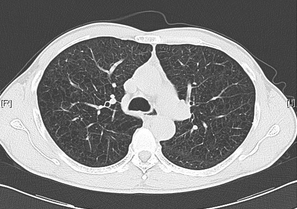
#> input picture basic-3/2.png, 297 x 209 px, found by its file name
$ python erosion.py
#> lines starting #> are read from the running program, lines starting #| are printed output that depends on the picture
import cv2
import numpy as np
import matplotlib.pyplot as plt

# Read image
image = cv2.imread("basic-3/2.png", cv2.IMREAD_GRAYSCALE)
#> image is the input picture: shape (209, 297); min 19, max 255, mean 126.7

# Display original image
plt.figure()
plt.imshow(image, cmap="gray")
plt.title("Original Image")
plt.axis("off")

# Diamond-shaped erosion
se_diamond_erode = cv2.getStructuringElement(cv2.MORPH_CROSS, (9, 9))
I_diamond_erode = cv2.erode(image, se_diamond_erode)
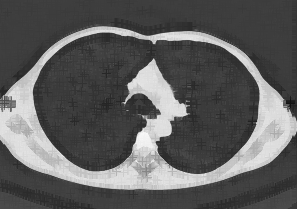
#> I_diamond_erode: shape (209, 297); min 19, max 249, mean 93.9
plt.figure()
plt.subplot(2, 3, 1)
plt.imshow(I_diamond_erode, cmap="gray")
plt.title("Diamond Erosion Image")
plt.axis("off")

# Disk-shaped erosion
se_disk_erode = cv2.getStructuringElement(cv2.MORPH_ELLIPSE, (9, 9))
I_disk_erode = cv2.erode(image, se_disk_erode)
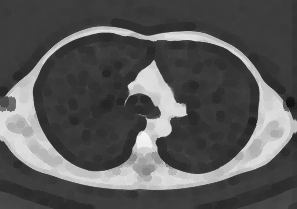
#> I_disk_erode: shape (209, 297); min 19, max 245, mean 88
plt.subplot(2, 3, 2)
plt.imshow(I_disk_erode, cmap="gray")
plt.title("Disk Erosion Image")
plt.axis("off")

# Line erosion
se_line_erode = cv2.getStructuringElement(cv2.MORPH_RECT, (1, 15))
I_line_erode = cv2.erode(image, se_line_erode)
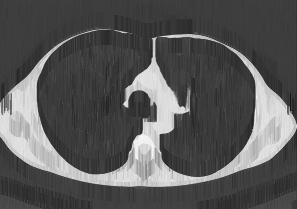
#> I_line_erode: shape (209, 297); min 19, max 247, mean 88
plt.subplot(2, 3, 3)
plt.imshow(I_line_erode, cmap="gray")
plt.title("Line Erosion Image")
plt.axis("off")

# Square erosion
se_square_erode = cv2.getStructuringElement(cv2.MORPH_RECT, (4, 4))
I_square_erode = cv2.erode(image, se_square_erode)
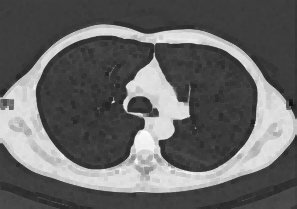
#> I_square_erode: shape (209, 297); min 19, max 253, mean 101.6
plt.subplot(2, 3, 4)
plt.imshow(I_square_erode, cmap="gray")
plt.title("Square Erosion Image")
plt.axis("off")

# Octagon erosion
# Create a custom octagon kernel
se_octagon_erode = np.array(
    [
        [0, 1, 1, 1, 0],
        [1, 1, 1, 1, 1],
        [1, 1, 1, 1, 1],
        [1, 1, 1, 1, 1],
        [0, 1, 1, 1, 0],
    ],
    dtype=np.uint8,
)
I_octagon_erode = cv2.erode(image, se_octagon_erode)
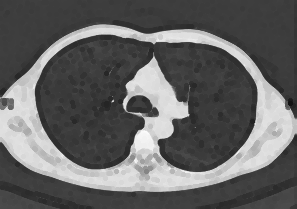
#> I_octagon_erode: shape (209, 297); min 19, max 253, mean 99.3
plt.subplot(2, 3, 5)
plt.imshow(I_octagon_erode, cmap="gray")
plt.title("Octagon Erosion Image")
plt.axis("off")

# Ball-shaped erosion
se_ball_erode = cv2.getStructuringElement(cv2.MORPH_ELLIPSE, (7, 7))
I_ball_erode = cv2.erode(image, se_ball_erode)
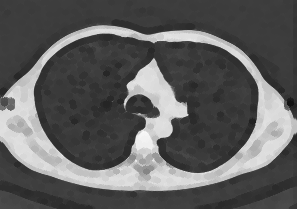
#> I_ball_erode: shape (209, 297); min 19, max 249, mean 94.5
plt.subplot(2, 3, 6)
plt.imshow(I_ball_erode, cmap="gray")
plt.title("Ball Erosion Image")
plt.axis("off")

plt.tight_layout()
plt.show()

$ run again, with basic-3/1.jpg saved as basic-3/2.png
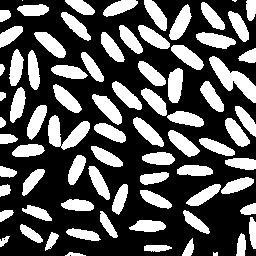
#> input picture basic-3/1.jpg, 256 x 256 px, found by its file name
#> image is the input picture: shape (256, 256); min 0, max 255, mean 88.5
#> `I_line_erode = cv2.erode(image, se_line_erode)`:
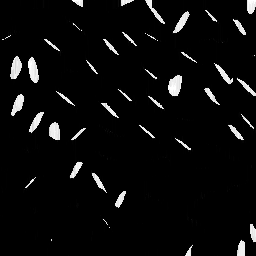
#> I_line_erode: shape (256, 256); min 0, max 255, mean 11.4
#> `I_ball_erode = cv2.erode(image, se_ball_erode)`:
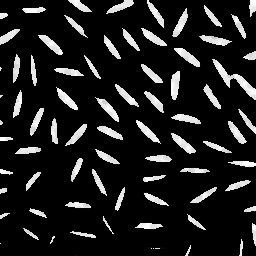
#> I_ball_erode: shape (256, 256); min 0, max 255, mean 31.2
